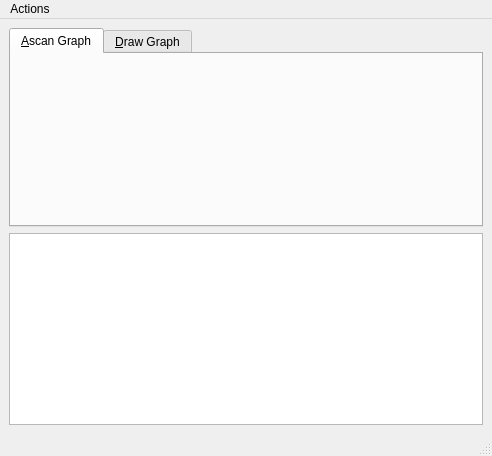
<?xml version="1.0" encoding="UTF-8"?>
<ui version="4.0">
 <class>GraphWindow</class>
 <widget class="QMainWindow" name="GraphWindow">
  <property name="geometry">
   <rect>
    <x>0</x>
    <y>0</y>
    <width>492</width>
    <height>456</height>
   </rect>
  </property>
  <property name="sizePolicy">
   <sizepolicy hsizetype="Preferred" vsizetype="Preferred">
    <horstretch>0</horstretch>
    <verstretch>0</verstretch>
   </sizepolicy>
  </property>
  <property name="windowTitle">
   <string>GII Test Application</string>
  </property>
  <property name="autoFillBackground">
   <bool>true</bool>
  </property>
  <widget class="QWidget" name="centralwidget">
   <layout class="QVBoxLayout" name="verticalLayout">
    <item>
     <widget class="QTabWidget" name="tabWidget">
      <property name="sizePolicy">
       <sizepolicy hsizetype="Expanding" vsizetype="Expanding">
        <horstretch>0</horstretch>
        <verstretch>1</verstretch>
       </sizepolicy>
      </property>
      <property name="currentIndex">
       <number>0</number>
      </property>
      <widget class="QWidget" name="tab_1">
       <attribute name="title">
        <string>&amp;Ascan Graph</string>
       </attribute>
       <layout class="QVBoxLayout" name="verticalLayoutTab_1">
        <item>
         <widget class="sf::AscanGraph" name="ascanGraph">
          <property name="toolTip">
           <string>A-scan graph</string>
          </property>
          <property name="whatsThis">
           <string>A-scan graph using GII interface.</string>
          </property>
         </widget>
        </item>
       </layout>
      </widget>
      <widget class="QWidget" name="tab_2">
       <attribute name="title">
        <string>&amp;Draw Graph</string>
       </attribute>
       <layout class="QVBoxLayout" name="verticalLayoutTab_2">
        <item>
         <widget class="sf::DrawWidget" name="drawWidget">
          <property name="toolTip">
           <string>Widget for drawing</string>
          </property>
          <property name="whatsThis">
           <string>Widget for drawing stuff into.</string>
          </property>
         </widget>
        </item>
       </layout>
      </widget>
     </widget>
    </item>
    <item>
     <widget class="QListView" name="listViewLog">
      <property name="toolTip">
       <string>Clog captured stream.</string>
      </property>
      <property name="editTriggers">
       <set>QAbstractItemView::NoEditTriggers</set>
      </property>
      <property name="alternatingRowColors">
       <bool>true</bool>
      </property>
     </widget>
    </item>
   </layout>
  </widget>
  <widget class="QStatusBar" name="statusbar"/>
  <widget class="QMenuBar" name="menuBar">
   <property name="geometry">
    <rect>
     <x>0</x>
     <y>0</y>
     <width>492</width>
     <height>22</height>
    </rect>
   </property>
   <widget class="QMenu" name="menuActions">
    <property name="title">
     <string>Actions</string>
    </property>
    <addaction name="actionAction_1"/>
    <addaction name="actionAction_2"/>
   </widget>
   <addaction name="menuActions"/>
  </widget>
  <action name="actionAction_1">
   <property name="icon">
    <iconset resource="../../../misc/qt/res/resource.qrc">
     <normaloff>:logo/ico/scanframe</normaloff>:logo/ico/scanframe</iconset>
   </property>
   <property name="text">
    <string>Action &amp;1</string>
   </property>
   <property name="shortcut">
    <string>Alt+1</string>
   </property>
  </action>
  <action name="actionAction_2">
   <property name="icon">
    <iconset resource="../../../misc/qt/res/resource.qrc">
     <normaloff>:/action/reload</normaloff>:/action/reload</iconset>
   </property>
   <property name="text">
    <string>Action &amp;2</string>
   </property>
   <property name="shortcut">
    <string>Alt+2</string>
   </property>
  </action>
 </widget>
 <customwidgets>
  <customwidget>
   <class>sf::AscanGraph</class>
   <extends>QWidget</extends>
   <header>gii/qt/AscanGraph.h</header>
  </customwidget>
  <customwidget>
   <class>sf::DrawWidget</class>
   <extends>QWidget</extends>
   <header>misc/qt/DrawWidget.h</header>
  </customwidget>
 </customwidgets>
 <resources>
  <include location="../../../misc/qt/res/resource.qrc"/>
 </resources>
 <connections/>
</ui>
